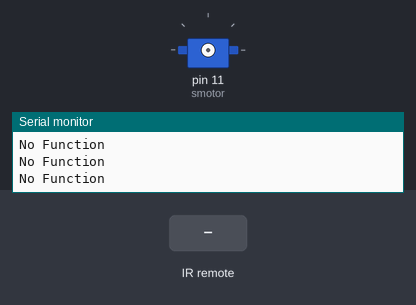
This sketch was run on a simulated Arduino Uno, built with avr-gcc and run on an emulated ATmega328P. Shown: servo, the last lines printed to the serial monitor. The inputs (shaded band) are chosen by the test bench.

Above: at 1.2 s.
1.3 s: infrared code 0xFD00FF received
At 2.22 s:
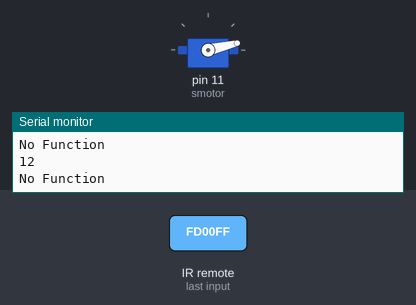
At 3.12 s:
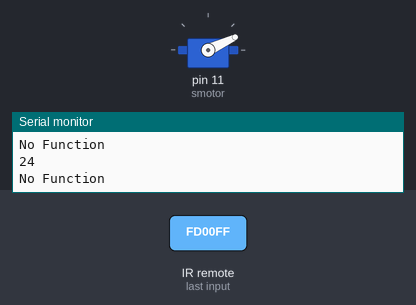
4.3 s: infrared code 0xFD807F received
At 4.33 s:
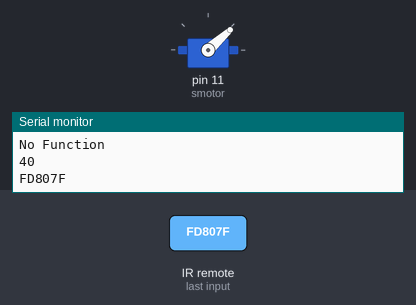
7.3 s: infrared code 0xFD906F received
10.3 s: infrared code 0xFD20DF received
13.3 s: infrared code 0xFD609F received
16.3 s: infrared code 0xFD00FF received
At 16.3 s:
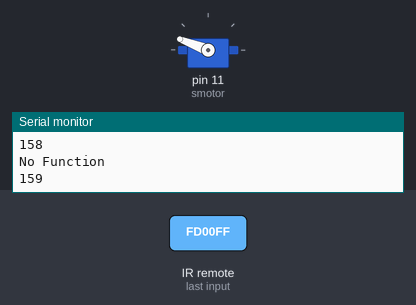
Timing chart, 0 to 18.8 s (numbered marks = the images above; inputs shaded):
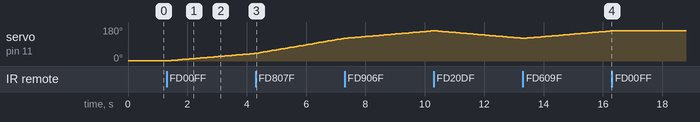

The sketch:

servo1.ino
```cpp
#include <IRremote.h>
#include <Servo.h>

int pos = 0;
int irsensor = 9;
Servo smotor;
IRrecv irinput(irsensor);
decode_results results ;
int val = 1 ;
int flag = 0 ;

void setup()
{
  	Serial.begin(9600);
  	pinMode(irsensor, INPUT);
  	irinput.enableIRIn();
	Serial.println("Power is off");
}

void pwr ()
{
 	if (flag == 0)
    {
    	smotor.attach(11);
      	Serial.println("Power on");
        flag = 1 ;
    }
  	else if (flag == 1)
    {
    	smotor.detach();
        Serial.println("Power off");
    	flag = 0 ;
    }
}

void loop()
{
  if (irinput.decode(&results))
  {
    Serial.println(results.value, HEX);
    irinput.resume();
  }

  switch(results.value)
  {
    case 0xFD00FF :
    {
      pwr();
      break ;
    }
    case 0xFD807F :
    {
      if (abs(val) >= 10)
      {
        Serial.println("Maximum speed");
      }
      else
      {
        val = val > 0 ? val + 1 : val - 1 ;
        Serial.println("Speed increased");
      }
      break ;
    }
    case 0xFD906F :
    {
      if (abs(val) <= 1)
      {
        Serial.println("Minimum speed");
      }
      else
      {
        val = val > 0 ? val - 1 : val + 1 ;
        Serial.println("Speed decreased");
      }
      break;
    }
    case 0xFD20DF :
    {
      val = -abs(val) ;
      Serial.println("Anti-clockwise");
      break;
    }
    case 0xFD609F :
    {
      val = abs(val) ;
      Serial.println("Clockwise");
      break;
    }
    default: Serial.println("No Function");
  }

  if (flag == 1)
  {
    if(pos >= 180 )
    {
  	  val = -val ;
    }
    else if ( pos <= 0)
    {
    	val = abs(val);
    }
    pos += val ;
    smotor.write(pos);
    Serial.println(pos);
    delay(25);
  }

  results.value = NULL ;
  delay(50);
}
```

Measured:
- after the input at 1.3 s, servo on pin 11 (smotor): moves from 1° to 40° over 2.9 s, starting after 0.08 s
- after the input at 16.3 s, servo on pin 11 (smotor): stays 159° (without the input it goes to 160° after 0.02 s)
